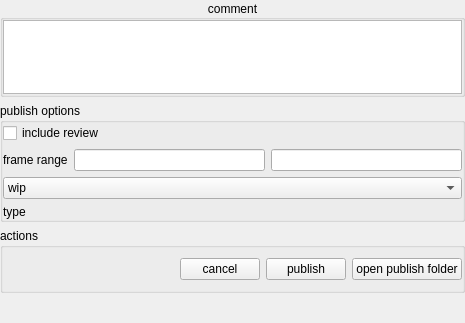
<?xml version="1.0" encoding="UTF-8"?>
<ui version="4.0">
 <class>Form</class>
 <widget class="QWidget" name="Form">
  <property name="geometry">
   <rect>
    <x>0</x>
    <y>0</y>
    <width>465</width>
    <height>323</height>
   </rect>
  </property>
  <property name="sizePolicy">
   <sizepolicy hsizetype="Expanding" vsizetype="Preferred">
    <horstretch>0</horstretch>
    <verstretch>0</verstretch>
   </sizepolicy>
  </property>
  <property name="windowTitle">
   <string>Form</string>
  </property>
  <layout class="QVBoxLayout" name="verticalLayout">
   <property name="leftMargin">
    <number>0</number>
   </property>
   <property name="topMargin">
    <number>0</number>
   </property>
   <property name="rightMargin">
    <number>0</number>
   </property>
   <property name="bottomMargin">
    <number>20</number>
   </property>
   <item>
    <layout class="QVBoxLayout" name="verticalLayout_2">
     <property name="leftMargin">
      <number>0</number>
     </property>
     <property name="topMargin">
      <number>0</number>
     </property>
     <property name="rightMargin">
      <number>0</number>
     </property>
     <property name="bottomMargin">
      <number>10</number>
     </property>
     <item>
      <widget class="QGroupBox" name="groupBox">
       <property name="sizePolicy">
        <sizepolicy hsizetype="Expanding" vsizetype="Expanding">
         <horstretch>0</horstretch>
         <verstretch>0</verstretch>
        </sizepolicy>
       </property>
       <property name="title">
        <string>comment</string>
       </property>
       <property name="alignment">
        <set>Qt::AlignmentFlag::AlignCenter</set>
       </property>
       <property name="flat">
        <bool>true</bool>
       </property>
       <layout class="QVBoxLayout" name="verticalLayout_5">
        <property name="leftMargin">
         <number>0</number>
        </property>
        <property name="topMargin">
         <number>0</number>
        </property>
        <property name="rightMargin">
         <number>0</number>
        </property>
        <property name="bottomMargin">
         <number>0</number>
        </property>
        <item>
         <layout class="QVBoxLayout" name="verticalLayout_4">
          <item>
           <widget class="QTextEdit" name="comment_textEdit"/>
          </item>
         </layout>
        </item>
       </layout>
      </widget>
     </item>
     <item>
      <widget class="QGroupBox" name="groupBox_2">
       <property name="sizePolicy">
        <sizepolicy hsizetype="Expanding" vsizetype="Expanding">
         <horstretch>0</horstretch>
         <verstretch>0</verstretch>
        </sizepolicy>
       </property>
       <property name="title">
        <string>publish options</string>
       </property>
       <property name="flat">
        <bool>true</bool>
       </property>
       <layout class="QHBoxLayout" name="horizontalLayout_3">
        <property name="leftMargin">
         <number>0</number>
        </property>
        <property name="topMargin">
         <number>0</number>
        </property>
        <property name="rightMargin">
         <number>0</number>
        </property>
        <property name="bottomMargin">
         <number>0</number>
        </property>
        <item>
         <layout class="QVBoxLayout" name="verticalLayout_7">
          <property name="topMargin">
           <number>0</number>
          </property>
          <property name="bottomMargin">
           <number>0</number>
          </property>
          <item>
           <widget class="QCheckBox" name="include_review_checkBox">
            <property name="text">
             <string>include review</string>
            </property>
           </widget>
          </item>
          <item>
           <layout class="QHBoxLayout" name="horizontalLayout_2">
            <item>
             <widget class="QLabel" name="label_2">
              <property name="text">
               <string>frame range</string>
              </property>
             </widget>
            </item>
            <item>
             <widget class="QLineEdit" name="start_lineEdit"/>
            </item>
            <item>
             <widget class="QLineEdit" name="end_lineEdit"/>
            </item>
           </layout>
          </item>
          <item>
           <widget class="QComboBox" name="publish_type_comboBox">
            <item>
             <property name="text">
              <string>wip</string>
             </property>
            </item>
            <item>
             <property name="text">
              <string>review</string>
             </property>
            </item>
            <item>
             <property name="text">
              <string>final</string>
             </property>
            </item>
           </widget>
          </item>
          <item>
           <widget class="QLabel" name="label">
            <property name="text">
             <string>type</string>
            </property>
           </widget>
          </item>
         </layout>
        </item>
       </layout>
      </widget>
     </item>
     <item>
      <widget class="QGroupBox" name="groupBox_3">
       <property name="title">
        <string>actions</string>
       </property>
       <property name="flat">
        <bool>true</bool>
       </property>
       <layout class="QVBoxLayout" name="verticalLayout_6">
        <property name="leftMargin">
         <number>0</number>
        </property>
        <property name="topMargin">
         <number>0</number>
        </property>
        <property name="rightMargin">
         <number>0</number>
        </property>
        <property name="bottomMargin">
         <number>0</number>
        </property>
        <item>
         <layout class="QHBoxLayout" name="horizontalLayout">
          <property name="topMargin">
           <number>10</number>
          </property>
          <property name="bottomMargin">
           <number>10</number>
          </property>
          <item>
           <spacer name="horizontalSpacer">
            <property name="orientation">
             <enum>Qt::Orientation::Horizontal</enum>
            </property>
            <property name="sizeHint" stdset="0">
             <size>
              <width>40</width>
              <height>20</height>
             </size>
            </property>
           </spacer>
          </item>
          <item>
           <widget class="QPushButton" name="cancel_pushButton">
            <property name="text">
             <string>cancel</string>
            </property>
           </widget>
          </item>
          <item>
           <widget class="QPushButton" name="publish_pushButton">
            <property name="text">
             <string>publish</string>
            </property>
           </widget>
          </item>
          <item>
           <widget class="QPushButton" name="open_folder_pushButton">
            <property name="text">
             <string>open publish folder</string>
            </property>
           </widget>
          </item>
         </layout>
        </item>
       </layout>
      </widget>
     </item>
    </layout>
   </item>
  </layout>
 </widget>
 <resources/>
 <connections/>
</ui>
